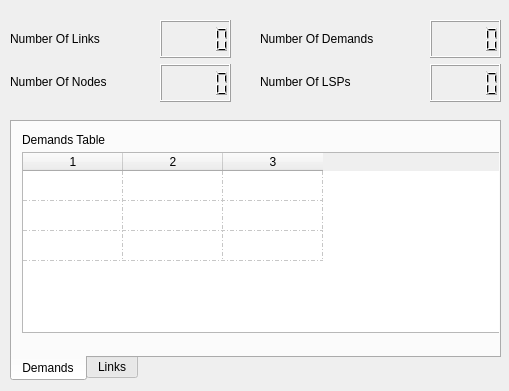
<?xml version="1.0" encoding="UTF-8"?>
<ui version="4.0">
 <class>NetworkInfoForm</class>
 <widget class="QWidget" name="NetworkInfoForm">
  <property name="geometry">
   <rect>
    <x>0</x>
    <y>0</y>
    <width>509</width>
    <height>391</height>
   </rect>
  </property>
  <property name="sizePolicy">
   <sizepolicy hsizetype="Maximum" vsizetype="Maximum">
    <horstretch>0</horstretch>
    <verstretch>0</verstretch>
   </sizepolicy>
  </property>
  <property name="minimumSize">
   <size>
    <width>509</width>
    <height>391</height>
   </size>
  </property>
  <property name="maximumSize">
   <size>
    <width>509</width>
    <height>391</height>
   </size>
  </property>
  <property name="windowTitle">
   <string>Form</string>
  </property>
  <widget class="QTabWidget" name="NetworkInforTab">
   <property name="geometry">
    <rect>
     <x>10</x>
     <y>120</y>
     <width>491</width>
     <height>261</height>
    </rect>
   </property>
   <property name="tabPosition">
    <enum>QTabWidget::South</enum>
   </property>
   <property name="tabShape">
    <enum>QTabWidget::Rounded</enum>
   </property>
   <property name="currentIndex">
    <number>0</number>
   </property>
   <property name="elideMode">
    <enum>Qt::ElideRight</enum>
   </property>
   <widget class="QWidget" name="DemandTab">
    <attribute name="title">
     <string>Demands</string>
    </attribute>
    <widget class="QTableWidget" name="DemandTable">
     <property name="geometry">
      <rect>
       <x>10</x>
       <y>30</y>
       <width>481</width>
       <height>181</height>
      </rect>
     </property>
     <property name="sizePolicy">
      <sizepolicy hsizetype="Expanding" vsizetype="Expanding">
       <horstretch>0</horstretch>
       <verstretch>0</verstretch>
      </sizepolicy>
     </property>
     <property name="maximumSize">
      <size>
       <width>481</width>
       <height>16777215</height>
      </size>
     </property>
     <property name="sizeAdjustPolicy">
      <enum>QAbstractScrollArea::AdjustToContents</enum>
     </property>
     <property name="gridStyle">
      <enum>Qt::DashDotLine</enum>
     </property>
     <property name="sortingEnabled">
      <bool>true</bool>
     </property>
     <property name="wordWrap">
      <bool>false</bool>
     </property>
     <property name="rowCount">
      <number>3</number>
     </property>
     <property name="columnCount">
      <number>3</number>
     </property>
     <attribute name="horizontalHeaderVisible">
      <bool>true</bool>
     </attribute>
     <attribute name="horizontalHeaderCascadingSectionResizes">
      <bool>true</bool>
     </attribute>
     <attribute name="horizontalHeaderMinimumSectionSize">
      <number>20</number>
     </attribute>
     <attribute name="verticalHeaderVisible">
      <bool>false</bool>
     </attribute>
     <row/>
     <row/>
     <row/>
     <column/>
     <column/>
     <column/>
    </widget>
    <widget class="QLabel" name="DemandTable_lbl">
     <property name="geometry">
      <rect>
       <x>10</x>
       <y>10</y>
       <width>131</width>
       <height>16</height>
      </rect>
     </property>
     <property name="text">
      <string>Demands Table</string>
     </property>
    </widget>
   </widget>
   <widget class="QWidget" name="LinkTab">
    <attribute name="title">
     <string>Links</string>
    </attribute>
    <widget class="QLabel" name="LinkTable_lbl">
     <property name="geometry">
      <rect>
       <x>10</x>
       <y>10</y>
       <width>131</width>
       <height>16</height>
      </rect>
     </property>
     <property name="text">
      <string>Links Table</string>
     </property>
    </widget>
    <widget class="QTableWidget" name="LinkTable">
     <property name="geometry">
      <rect>
       <x>10</x>
       <y>30</y>
       <width>481</width>
       <height>181</height>
      </rect>
     </property>
     <property name="sizePolicy">
      <sizepolicy hsizetype="Expanding" vsizetype="Expanding">
       <horstretch>0</horstretch>
       <verstretch>0</verstretch>
      </sizepolicy>
     </property>
     <property name="maximumSize">
      <size>
       <width>481</width>
       <height>16777215</height>
      </size>
     </property>
     <property name="sizeAdjustPolicy">
      <enum>QAbstractScrollArea::AdjustToContents</enum>
     </property>
     <property name="gridStyle">
      <enum>Qt::DashDotLine</enum>
     </property>
     <property name="sortingEnabled">
      <bool>true</bool>
     </property>
     <property name="wordWrap">
      <bool>false</bool>
     </property>
     <property name="rowCount">
      <number>3</number>
     </property>
     <property name="columnCount">
      <number>9</number>
     </property>
     <attribute name="horizontalHeaderVisible">
      <bool>false</bool>
     </attribute>
     <attribute name="horizontalHeaderCascadingSectionResizes">
      <bool>true</bool>
     </attribute>
     <attribute name="horizontalHeaderMinimumSectionSize">
      <number>20</number>
     </attribute>
     <attribute name="verticalHeaderVisible">
      <bool>false</bool>
     </attribute>
     <row/>
     <row/>
     <row/>
     <column/>
     <column/>
     <column/>
     <column/>
     <column/>
     <column/>
     <column/>
     <column/>
     <column/>
    </widget>
   </widget>
  </widget>
  <widget class="QWidget" name="verticalLayoutWidget">
   <property name="geometry">
    <rect>
     <x>10</x>
     <y>20</y>
     <width>141</width>
     <height>80</height>
    </rect>
   </property>
   <layout class="QVBoxLayout" name="NetworkInfoLayout_lbl">
    <item>
     <widget class="QLabel" name="NumberOfLinks_lbl">
      <property name="text">
       <string>Number Of Links</string>
      </property>
     </widget>
    </item>
    <item>
     <widget class="QLabel" name="NumberOfNodes_lbl">
      <property name="text">
       <string>Number Of Nodes</string>
      </property>
     </widget>
    </item>
   </layout>
  </widget>
  <widget class="QWidget" name="verticalLayoutWidget_2">
   <property name="geometry">
    <rect>
     <x>160</x>
     <y>20</y>
     <width>71</width>
     <height>82</height>
    </rect>
   </property>
   <layout class="QVBoxLayout" name="NetworkInfoLayout_txt">
    <item>
     <widget class="QLCDNumber" name="NumberOfLinks_txt"/>
    </item>
    <item>
     <widget class="QLCDNumber" name="NumberOfNodes_txt"/>
    </item>
   </layout>
  </widget>
  <widget class="QWidget" name="verticalLayoutWidget_3">
   <property name="geometry">
    <rect>
     <x>260</x>
     <y>20</y>
     <width>160</width>
     <height>80</height>
    </rect>
   </property>
   <layout class="QVBoxLayout" name="NetworkDemandsLayout_lbl">
    <item>
     <widget class="QLabel" name="NumberOfDemands_lbl">
      <property name="text">
       <string>Number Of Demands</string>
      </property>
     </widget>
    </item>
    <item>
     <widget class="QLabel" name="NumberOfLSPs_lbl">
      <property name="text">
       <string>Number Of LSPs</string>
      </property>
     </widget>
    </item>
   </layout>
  </widget>
  <widget class="QWidget" name="verticalLayoutWidget_4">
   <property name="geometry">
    <rect>
     <x>430</x>
     <y>20</y>
     <width>71</width>
     <height>82</height>
    </rect>
   </property>
   <layout class="QVBoxLayout" name="NetworkDemandsLayout_txt">
    <item>
     <widget class="QLCDNumber" name="NumberOfDemands_txt"/>
    </item>
    <item>
     <widget class="QLCDNumber" name="NumberOfLSPs_txt"/>
    </item>
   </layout>
  </widget>
 </widget>
 <resources/>
 <connections/>
</ui>
